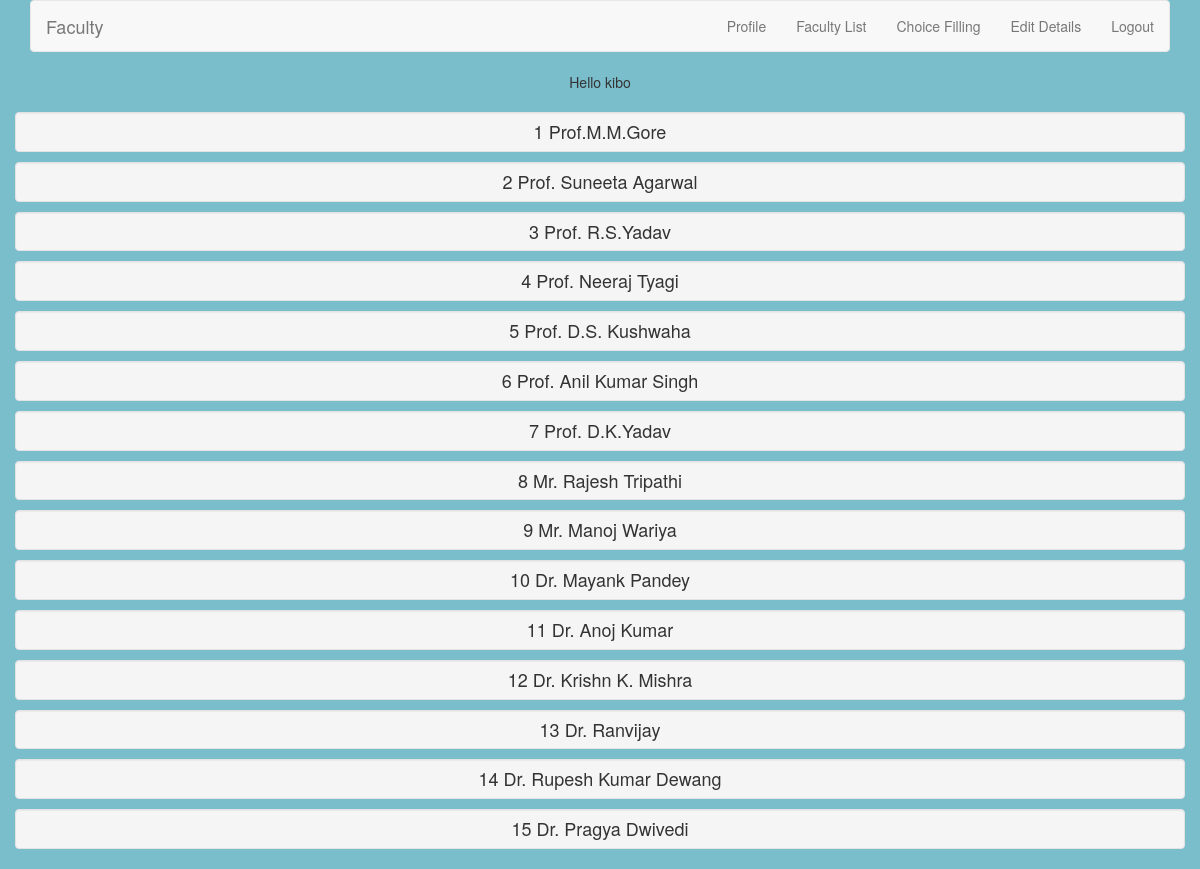
The page /faculty/ (signed in) on the database its author committed.
### student/models.py (models this page shows, shortened)
class Faculty(models.Model):
    id=models.PositiveIntegerField(primary_key=True,null=False)
    name=models.CharField(max_length=120)
    saa=models.BooleanField(default=False)
    sa=models.IntegerField(null=True,blank=True)
    sba=models.BooleanField(default=False)
    sb=models.IntegerField(null=True,blank=True)
    sca=models.BooleanField(default=False)
    sc=models.IntegerField(null=True,blank=True)

### student/views.py (the view)
# urls.py: path('faculty/',v.Faculty_list,name='faculty'),
def Faculty_list(request):
    list=Faculty.objects.all()
    return render(request,'faculty_list.html',{'list':list})

### templates/faculty_list.html (shortened to what this page needs)
<!DOCTYPE html>
<html>
    <head>
        <link rel="stylesheet" href="https://maxcdn.bootstrapcdn.com/bootstrap/3.4.1/css/bootstrap.min.css">
    </head>
    <body>
        {% if user.is_authenticated %}
        <div class="container text-center">
            <nav class="navbar navbar-light bg-light navbar-default">
            <div class="container-fluid">
            <div class="navbar-header">
                <a href="#" class="navbar-brand">Faculty</a>
            </div>
            <ul class="nav navbar-nav navbar-right">
                <li class="nav-item"><a class="nav-link" href="{% url 'profile' %}">Profile</a></li>
                <li class="nav-item"><a class="nav-link" href="{% url 'faculty' %}">Faculty List</a></li>
                <li class="nav-item"><a class="nav-link" href="{% url 'choice' %}">Choice Filling</a></li>
                <li class="nav-item"><a class="nav-link" href="{% url 'edit' %}">Edit Details</a></li>
                <li class="nav-item"><a class="nav-item" href="{% url 'logout' %}">Logout</a></li>
            </ul>
        </div>
        </nav>
        </div>
    {% endif %}
<div class="container text-center">
{% if user.is_authenticated %}
<p>Hello {{ user.username }}</p>
{% endif %}
<ul class="list-group">
{% for i in list%}
<div class="row">
<li class="list-group-item h4 well well-sm">{{ i.id }} {{ i.name }}</li>
</div>
{%  endfor %}
</ul>
</div>
</body>
</html>

### templates/faculty_list.html (style rules this page uses)
body { margin: 0; padding: 0; height: 100%; background: #7abecc !important; }

### rows shown on the page
Faculty: id "1", name "Prof.M.M.Gore"
Faculty: id "2", name "Prof. Suneeta Agarwal"
Faculty: id "3", name "Prof. R.S.Yadav"
Faculty: id "4", name "Prof. Neeraj Tyagi"
Faculty: id "5", name "Prof. D.S. Kushwaha"
Faculty: id "6", name "Prof. Anil Kumar Singh"
Faculty: id "7", name "Prof. D.K.Yadav"
Faculty: id "8", name "Mr. Rajesh Tripathi"
Faculty: id "9", name "Mr. Manoj Wariya"
Faculty: id "10", name "Dr. Mayank Pandey"
Faculty: id "11", name "Dr. Anoj Kumar"
Faculty: id "12", name "Dr. Krishn K. Mishra"
Faculty: id "13", name "Dr. Ranvijay"
Faculty: id "14", name "Dr. Rupesh Kumar Dewang"
Faculty: id "15", name "Dr. Pragya Dwivedi"

### other values the page prints
{{ user.username }} "kibo"
